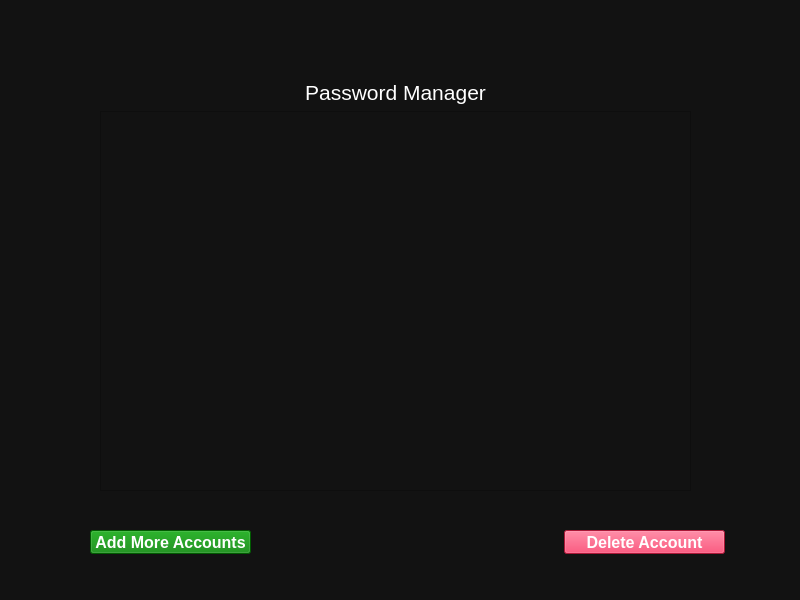
<?xml version="1.0" encoding="UTF-8"?>
<ui version="4.0">
 <class>SeeSavedPasswords</class>
 <widget class="QMainWindow" name="SeeSavedPasswords">
  <property name="geometry">
   <rect>
    <x>0</x>
    <y>0</y>
    <width>800</width>
    <height>600</height>
   </rect>
  </property>
  <property name="windowTitle">
   <string>MainWindow</string>
  </property>
  <property name="styleSheet">
   <string notr="true">background-color:#121212;
color:#FFFFFF;</string>
  </property>
  <widget class="QWidget" name="centralwidget">
   <widget class="QPushButton" name="deleteAccount">
    <property name="geometry">
     <rect>
      <x>564</x>
      <y>530</y>
      <width>161</width>
      <height>24</height>
     </rect>
    </property>
    <property name="font">
     <font>
      <family>Arial</family>
      <pointsize>12</pointsize>
      <weight>75</weight>
      <bold>true</bold>
     </font>
    </property>
    <property name="styleSheet">
     <string notr="true">background-color: #EE204D;</string>
    </property>
    <property name="text">
     <string>Delete Account</string>
    </property>
   </widget>
   <widget class="QPushButton" name="addAccount">
    <property name="geometry">
     <rect>
      <x>90</x>
      <y>530</y>
      <width>161</width>
      <height>24</height>
     </rect>
    </property>
    <property name="font">
     <font>
      <family>Arial</family>
      <pointsize>12</pointsize>
      <weight>75</weight>
      <bold>true</bold>
     </font>
    </property>
    <property name="styleSheet">
     <string notr="true">background-color: #008000;</string>
    </property>
    <property name="text">
     <string>Add More Accounts</string>
    </property>
   </widget>
   <widget class="QWidget" name="layoutWidget">
    <property name="geometry">
     <rect>
      <x>100</x>
      <y>80</y>
      <width>591</width>
      <height>411</height>
     </rect>
    </property>
    <layout class="QVBoxLayout" name="verticalLayout">
     <item>
      <widget class="QLabel" name="label">
       <property name="font">
        <font>
         <family>Arial</family>
         <pointsize>16</pointsize>
        </font>
       </property>
       <property name="text">
        <string>Password Manager</string>
       </property>
       <property name="alignment">
        <set>Qt::AlignCenter</set>
       </property>
      </widget>
     </item>
     <item>
      <widget class="QTableView" name="tableView">
       <property name="font">
        <font>
         <family>Arial</family>
         <pointsize>12</pointsize>
        </font>
       </property>
       <property name="styleSheet">
        <string notr="true">color:#FFFFFF;

horizontalHeader{
	font-size:12px;
	background-color:#121212;
	color:#FFFFFF;
}</string>
       </property>
      </widget>
     </item>
    </layout>
   </widget>
  </widget>
  <widget class="QMenuBar" name="menubar">
   <property name="geometry">
    <rect>
     <x>0</x>
     <y>0</y>
     <width>800</width>
     <height>21</height>
    </rect>
   </property>
  </widget>
  <widget class="QStatusBar" name="statusbar"/>
 </widget>
 <resources/>
 <connections/>
</ui>
